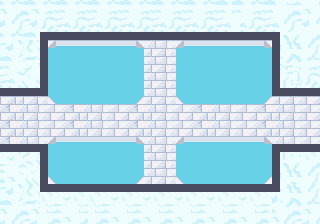

This game map was drawn from its Tiled (.tmx) file and the tilesets committed beside it. A one-line description and the trimmed map source follow:
An orthogonal 40x28 tile map with 8x8 px tiles, 3 tile layers (gfx, walls, holes) and 3 objects (3x Enemy).

<map version="1.10" tiledversion="1.10.2" orientation="orthogonal" renderorder="right-down" width="40" height="28" tilewidth="8" tileheight="8" infinite="0" nextlayerid="8" nextobjectid="16">
 <tileset firstgid="1" source="sky-temple.tsx" />
 <layer id="1" name="gfx" width="40" height="28">
  <data>[1120 cells, 1120 non-empty, 167 distinct tile ids]</data>
 </layer>
 <layer id="2" name="walls" width="40" height="28">
  <data>[1120 cells, 104 non-empty, 1 distinct tile ids]</data>
 </layer>
 <layer id="7" name="holes" width="40" height="28">
  <data>[1120 cells, 280 non-empty, 1 distinct tile ids]</data>
 </layer>
 <objectgroup id="5" name="objs">
  <object id="1" name="Angel" type="Enemy" x="248" y="72">
   <properties>
    <property name="invulnerable" type="bool" value="true" />
    <property name="speed" type="int" value="48" />
    <property name="strength" type="int" value="1337" />
   </properties>
   <point />
  </object>
  <object id="8" name="Angel" type="Enemy" x="208" y="168">
   <properties>
    <property name="invulnerable" type="bool" value="true" />
    <property name="speed" type="int" value="48" />
    <property name="strength" type="int" value="1337" />
   </properties>
   <point />
  </object>
  <object id="12" name="Angel" type="Enemy" x="128" y="72">
   <properties>
    <property name="invulnerable" type="bool" value="true" />
    <property name="speed" type="int" value="48" />
    <property name="strength" type="int" value="1337" />
   </properties>
   <point />
  </object>
 </objectgroup>
</map>
